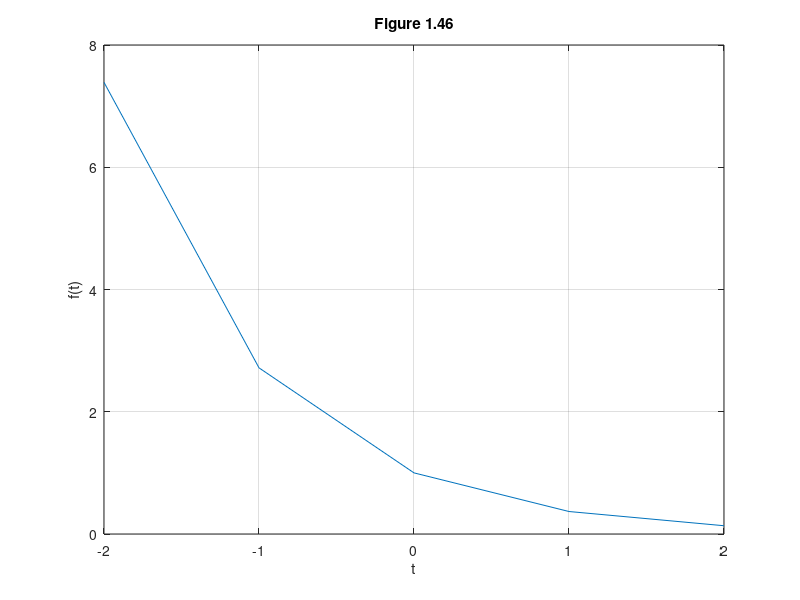
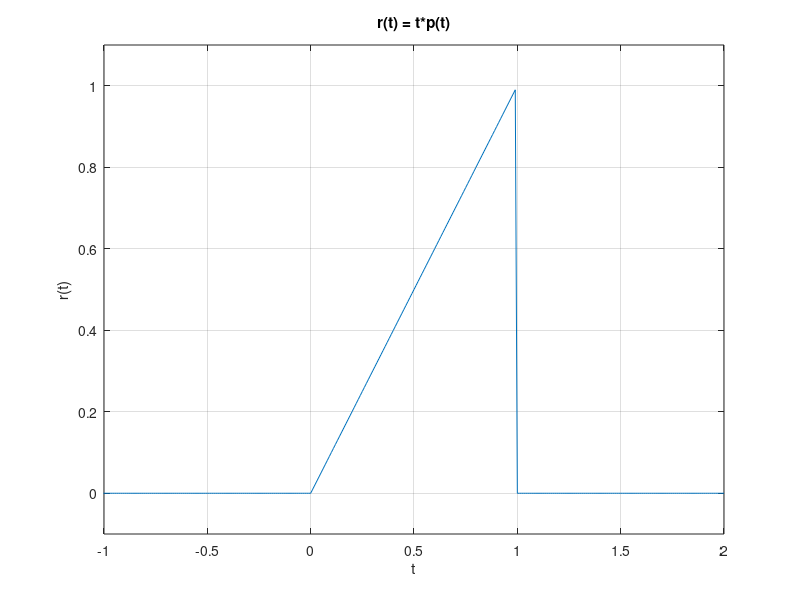
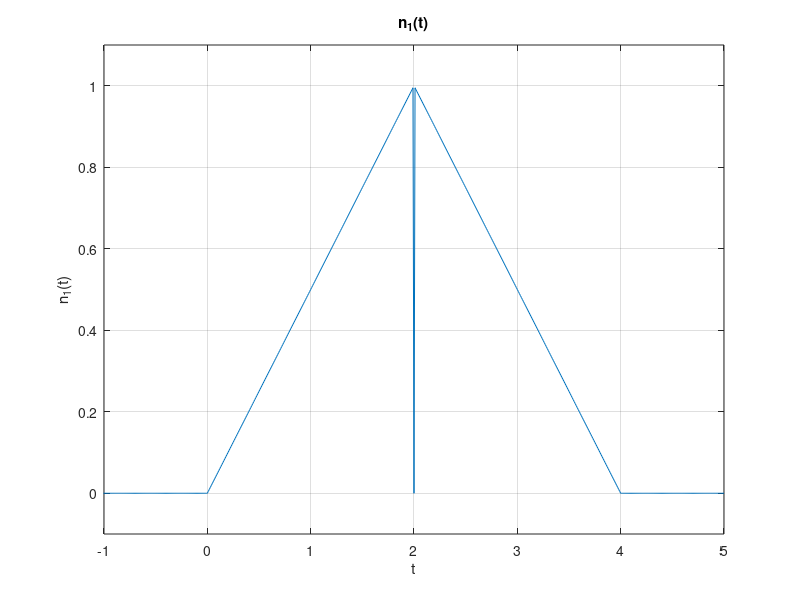
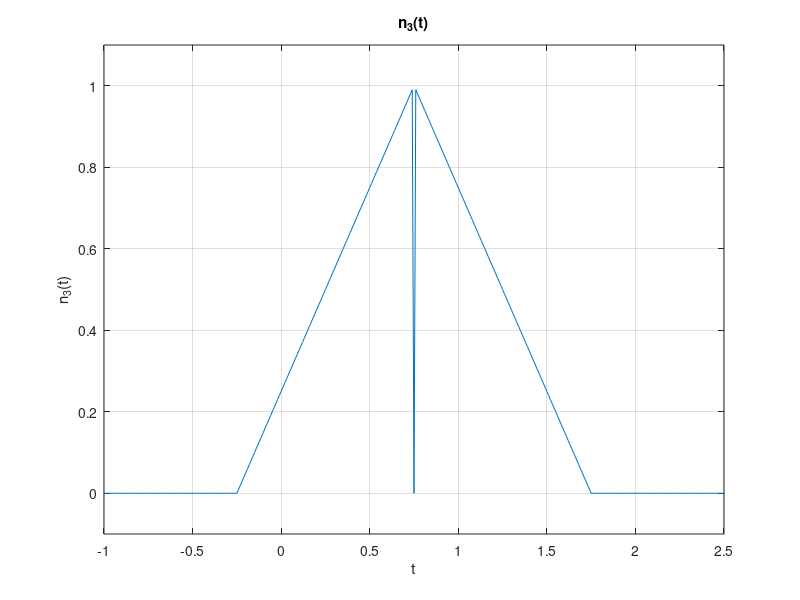

MATLAB code to generate these figures, in order: (Note: this script raises an error after producing the figures.)
% A.1 Figure 1.46
t = (-2:2);
f = @(t) exp(-t).*cos(2*pi*t);
plot(t,f(t));
grid;
title('Figure 1.46');
xlabel('t');
ylabel('f(t)');
figure;

% A.1 Figure 1.47
t2 = (-2:0.01:2);
f2 = @(t2) exp(-t2).*cos(2*pi*t2);
plot(t2,f2(t2));
grid;
title('Figure 1.47');
xlabel('t2');
ylabel('f2(t2)');

%% A.2
t3 = (-2:1:2);
f3 = @(t3) exp(-t3);
plot(t3,f3(t3));
grid;
title('A.2');
xlabel('t3');
ylabel('f3(t3)');

%% A.3
% Comparing A.2 with Figure 1.46, they look identical despite being completely
% different functions. This is because in A.2, the interval is so large that
% the accuracy is lost which results in a function looking like Figure 1.46

%% B.1
t4 = (-2:0.01:2);
p = @(t4) 1.0 .* ((t4>=0) & (t4<1));
plot(t4, p(t4));
grid;
axis([-1 2 -.1 1.1]);
title('p(t) + u(t) - u(t-1)');
xlabel('t');
ylabel('p(t)');

%% B.2
% r(t)
r = @(t4) (t4 .* p(t4));
plot(t4, r(t4));
grid;
axis([-1 2 -.1 1.1]);
title('r(t) = t*p(t)');
xlabel('t');
ylabel('r(t)');
figure;

% n(t)
n = @(t4) (r(t4) + r(-t4 + 2));
plot(t4, n(t4));
grid;
axis([-1 2 -.1 1.1]);
title('n(t) = r(t) + r(-t + 2)');
xlabel('t');
ylabel('n(t)');

%% B.3
t5 = [-5:0.01:5];
n1 = @(t5) (n(0.5 .* t5));
plot(t5, n1(t5));
grid;
title("n_{1}(t)");
xlabel('t');
ylabel('n_{1}(t)');
axis([-1 5 -0.1 1.1]);
figure;
n2 = @(t5) (n1(t5 + 0.5));
plot(t5, n2(t5));
grid;
title("n_{2}(t)");
xlabel('t');
ylabel('n_{2}(t)');
axis([-1 4 -0.1 1.1]);

%% B.4
n3 = @(t5) (n(t5 + (1 ./ 4)));
plot(t5, n3(t5));
grid;
title("n_{3}(t)");
xlabel('t');
ylabel('n_{3}(t)');
axis([-1 2.5 -0.1 1.1]);
figure;
n4 = @(t5) (n3(0.5 .* t5));
plot(t5, n4(t5));
grid;
title("n_{4}(t)");
xlabel('t');
ylabel('n_{4}(t)');
axis([-1 4 -0.1 1.1]);

%% B.5
% both n4(t) and n2(t) are identical as seen in the figures above and
% this is because both the functions are identical. This can be proven
% by simply expanding and simplifying both the equations

%% C.1
t6 = [-2:0.01:2];
u = @(t6) 1.0.*(t6>=0);
f = @(t6) (exp(-2 .* t6) .* cos(4 .* pi .* t6));
g = @(t6) f(t6) .* u(t6);
plot(t6, g(t6));
grid;
title("g(t) = f(t)u(t)");
xlabel('t');
ylabel('g(t)');

%% C.2
t7 = [-2:0.01:4];
s = @(t7) g(t7 + 1);
plot(t7, s(t7));
grid;
title("s(t) = g(t+1)");
xlabel('t');
ylabel('s(t)');

%% C.3
u = @(t8) 1.0 .* (t8 >= 0);
t8 = (0:0.01:4);
array_size = 0;

for a = (1:2:7)
    s = @(t8) exp(-2) .* exp(-a .* t8).*cos(4*pi*t8).*u(t8);
    plot(t8, s(t8));
    xlabel('t');
    ylabel('s_{α}(t)');
    hold on;
    array_size = array_size + size(t8);
end

grid;
legend('α = 1', 'α = 3', 'α = 5', 'α = 7');
hold off;

%% C.4
array_size
% The size of the array is 1604 (4x401)

%% D.1
load('ELE532_Lab1_Data.mat');

% a)
% all elements in the matrix array column by column
A(:)

% b) 
% elements at indexes 2, 4, 7 going column by column
A([2 4 7])

% c)
% shows 1 if element in the matrix is greater than or equal to 0.2
% and shows 0 if it is not
[A >= 0.2]

% d)
% lists the element values that are greater than or equal to 0.2
% going column by column
A([A >= 0.2])

% e) 
% shows matrix A but with all elements that are greater than or
% equal to 0.2 replaced with 0.
A([A >= 0.2]) = 0

%% D.2 a)
num_rows = size(B,1);
num_cols = size(B,2);

for i = 1:1:num_rows
    for j = 1:1:num_cols
        if(abs(B(i, j)) < 0.01)
            B(i, j) = 0;
        end
    end
end

%% D.2 b)
B([abs(B) <= 0.01]) = 0;

%% D.2 c) P1
tic
num_rows = size(B,1);
num_cols = size(B,2);

for i = 1:1:num_rows
    for j = 1:1:num_cols
        if(abs(B(i, j)) < 0.01)
            B(i, j) = 0;
        end
    end
end
toc

%% D.2 c) P2
tic
B([abs(B) <= 0.01]) = 0;
toc

% Therefore the MATLAB indexing is faster than the nested for loop

%% D.3
load('ELE532_Lab1_Data.mat');

audio_file = x_audio;

audio_file((audio_file) <= 0) = 0;

num_rows = size(audio_file,1);
num_cols = size(audio_file,2);
num_zeros = 0;

for i = 1:num_rows
    for j = 1:num_cols
        if((audio_file(i, j)) == 0)
            num_zeros = num_zeros + 1;
        end
    end
end

num_zeros
sound(x_audio,8000)
pause(3)
sound(audio_file,8000)

% The processed sound appears to be more muffled than the original sound



